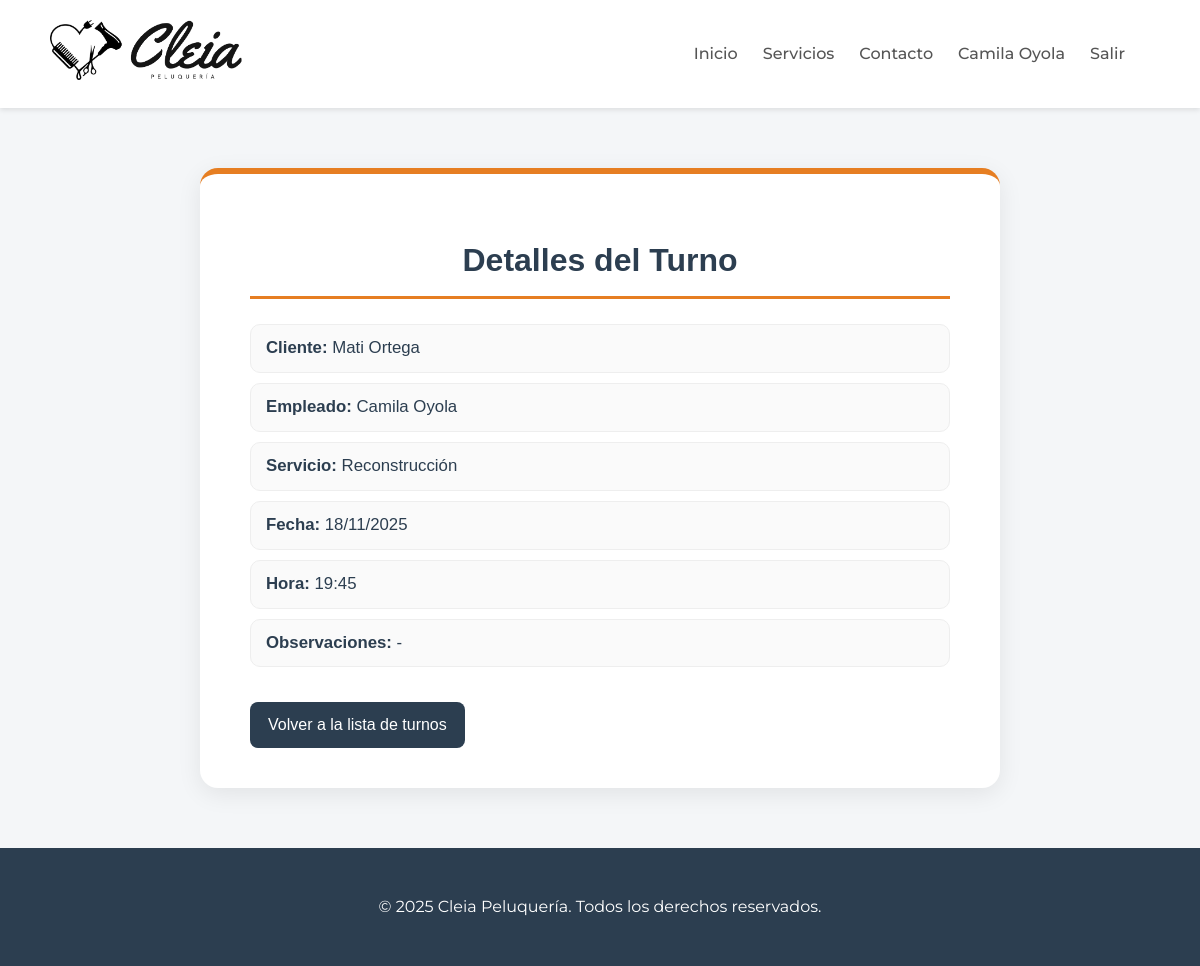
Screenshot of /turnos/14/ (signed in) with the database file from the repository.
### applications/models.py (models this page shows, shortened)
class User(AbstractUser):
    username = None
    first_name = None
    last_name = None
    email = models.EmailField('Correo electrónico', unique=True)
    nombre = models.CharField('Nombre', max_length=50)
    apellido = models.CharField('Apellido', max_length=50)
    is_cliente = models.BooleanField(default=False)
    is_empleado = models.BooleanField(default=False)
    is_admin = models.BooleanField(default=False)
    objects = CustomUserManager()
    USERNAME_FIELD = 'email'
    REQUIRED_FIELDS = ['nombre', 'apellido']
    def get_full_name(self):
        return f"{self.nombre} {self.apellido}".strip()

class Turnos(models.Model):
    cliente = models.ForeignKey(Cliente, on_delete=models.CASCADE)
    empleado = models.ForeignKey(Empleado, on_delete=models.CASCADE)
    servicio = models.ForeignKey(Servicios, on_delete=models.CASCADE)
    fecha = models.DateField('Fecha', default='2000-01-01')
    hora = models.TimeField('Hora', default="09:00")
    observaciones = models.CharField(max_length=200, null=True, blank=True)

class Cliente(models.Model):
    user = models.OneToOneField(
        User,
        on_delete=models.CASCADE,
        related_name='cliente',
        limit_choices_to={'is_cliente': True}, # solo usuarios con is_cliente=True
        )
    dni = models.CharField(max_length=8, verbose_name='DNI', null=True, blank=True)
    fecha_nacimiento = models.DateField('Fecha de nacimiento', default='2000-01-01')
    telefono = models.CharField(max_length=15, null=True, blank=True)
    domicilio = models.CharField('Domicilio', max_length=100, null=True, blank=True)

class Empleado(models.Model):
    user = models.OneToOneField(
        User,
        on_delete=models.CASCADE,
        related_name='empleado',
        limit_choices_to={'is_empleado': True}, # solo usuarios con is_empleado=True
        )
    dni = models.CharField(max_length=8, verbose_name='DNI', null=True, blank=True)
    fecha_nacimiento = models.DateField('Fecha de nacimiento', default='2000-01-01')
    telefono = models.CharField(max_length=15, null=True, blank=True)
    domicilio = models.CharField('Domicilio', max_length=100, null=True, blank=True)
    puestos = models.ManyToManyField(Servicios, blank=True)

class Servicios(models.Model):
    tipo_servicio = models.CharField('Tipo de servicio', max_length=50)
    costo = models.DecimalField('Costo', max_digits=8, decimal_places=2)
    observaciones = models.TextField('Observaciones', null=True, blank=True)

### applications/views.py (the view)
# urls.py: path('turnos/<int:turno_id>/', detalle_turno, name='detalle_turno'),
@login_required
def detalle_turno(request, turno_id):
    try:
        turno = Turnos.objects.get(id=turno_id)
    except Turnos.DoesNotExist:
        messages.error(request, "El turno no existe.")
        return redirect('datos_personales')
    usuario = request.user
    if usuario.is_cliente and turno.cliente.user != usuario:
        messages.error(request, "No tienes permiso para ver este turno.")
        return redirect('datos_personales')
    elif usuario.is_empleado and turno.empleado.user != usuario:
        messages.error(request, "No tienes permiso para ver este turno.")
        return redirect('datos_personales')
    return render(request, 'turnos/detalle_turno.html', {'turno': turno})

### templates/turnos/detalle_turno.html (shortened to what this page needs)
{% load static %}
<!DOCTYPE html>
<html lang="es">
<head>
    <link rel="stylesheet" href="{% static 'css/detalle_turno.css' %}">
</head>
<body>
    {% include 'includes/navbar.html' %}
<div class="perfil-page">
    <div class="container">
        <h1>Detalles del Turno</h1>
            <p><strong>Cliente:</strong> {{ turno.cliente.user.get_full_name }}</p>
            <p><strong>Empleado:</strong> {{ turno.empleado.user.get_full_name }}</p>
            <p><strong>Servicio:</strong> {{ turno.servicio.tipo_servicio }}</p>
            <p><strong>Fecha:</strong> {{ turno.fecha|date:"d/m/Y" }}</p>
            <p><strong>Hora:</strong> {{ turno.hora|time:"H:i" }}</p>
            <p><strong>Observaciones:</strong> {{ turno.observaciones|default:"-" }}</p>
            <a href="{% url 'datos_personales' %}">Volver a la lista de turnos</a>
    </div>
</div>
        {% include 'includes/footer.html' %}
</body>
</html>

### templates/includes/navbar.html (shortened to what this page needs)
{% load static %}
<!DOCTYPE html>
<html lang="es">
<head>
    <link rel="stylesheet" href="{% static 'css/estilo.css' %}">
</head>
<header class="header">
<div class="logo">
        <a href="{% url 'home' %}">
            <img src="{% static 'images/logo.png' %}" alt="Peluquería Martita" class="logo-img">
        </a>
    </div>
    <nav class="nav-menu">
        <ul>
            <li><a href="{% url 'home' %}">Inicio</a></li>
            <li><a href="{% url 'home' %}#servicios">Servicios</a></li>
            <li><a href="{% url 'home' %}#contacto">Contacto</a></li>
            {% if user.is_authenticated %}
                <li><a href="{% url 'datos_personales' %}">{{ user.get_full_name }}</a></li>
                <li><a href="{% url 'logout' %}">Salir</a></li>
            {% else %}
            <li><a href="{% url 'login' %}">Iniciar Sesión</a></li>
            <li><a href="{% url 'register' %}">Registrarme</a></li>
            {% endif %}
        </ul>
    </nav>
</header>

### public/css/detalle_turno.css (style rules this page uses)
.perfil-page { background-color: #f4f6f8; font-family: 'Poppins', sans-serif; color: #2c3e50; padding: 60px 20px; min-height: calc(100vh - 200px); }
.perfil-page .container { max-width: 700px; margin: 0 auto; background: #fff; padding: 40px 50px; border-radius: 18px; box-shadow: 0 6px 25px rgba(0, 0, 0, 0.08); border-top: 6px solid #e67e22; }
.perfil-page h1 { font-size: 2em; color: #2c3e50; text-align: center; border-bottom: 3px solid #e67e22; padding-bottom: 10px; margin-bottom: 25px; }
.perfil-page p { font-size: 1.05em; margin: 10px 0; padding: 10px 15px; background-color: #fafafa; border-radius: 10px; border: 1px solid #eee; }
.perfil-page a { display: inline-block; margin-top: 25px; background-color: #2c3e50; color: #fff; padding: 10px 18px; border-radius: 8px; text-decoration: none; font-weight: 500; transition: background-color 0.3s ease, transform 0.2s ease; }

### public/css/estilo.css (style rules this page uses)
body { font-family: 'Montserrat', sans-serif !important; margin: 0; padding: 0; line-height: 1.6; color: #333; }
.logo-img { height: 60px; width: auto; }
.header { display: flex; justify-content: space-between; align-items: center; padding: 20px 50px; background-color: #fff; box-shadow: 0 2px 5px rgba(0, 0, 0, 0.1); position: sticky; top: 0; z-index: 1000; }
.nav-menu ul { list-style: none; margin: 0; padding: 0; display: flex; }
.nav-menu li { margin-right: 25px; }
.nav-menu a { text-decoration: none; color: #555; font-weight: 500; transition: color 0.3s ease; }

### rows the page displays
User: get_full_name "Camila Oyola"
Turnos: cliente.user.get_full_name "Mati Ortega", empleado.user.get_full_name "Camila Oyola", servicio.tipo_servicio "Reconstrucción", fecha "18/11/2025", hora "19:45", observaciones "-"
